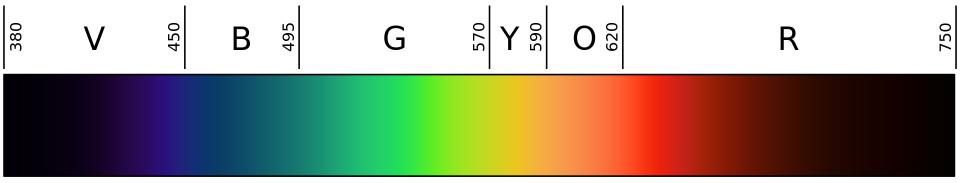
#> input picture Linear_visible_spectrum.png, 1920 x 365 px (shown at 1/2 size)
$ python make_color_spectrum.py
#> lines starting #> are read from the running program, lines starting #| are printed output that depends on the picture
# These functions written by Ryan Anderson (rbanderson@usgs.gov), March 10, 2021.
# Adapted from SuperCam-specific scripts to be more generic.

from skimage import io
import numpy as np
import scipy.interpolate as interp
import matplotlib.pyplot as plot

def get_color_lookup(input_wvls, use_spectrum_on_gray = False):
    #load the image
#> called with input_wvls = array of shape (7000,), use_spectrum_on_gray = False
    if use_spectrum_on_gray:
        spect_img_path = "Rendered_Spectrum.png"
        spect_img = io.imread(spect_img_path)

        # take a slice of the image, containing just the colors (no margins, etc)
        spect_colors = spect_img[45, 33:1589, 0:3] / 255

        # create an array with values corresponding to the wavelength scale on the image
        wvl_range = (740.0 - 360.0)
        spect_wvls = np.array(list(range(spect_colors.shape[0]))) / spect_colors.shape[0] * wvl_range + 360
        fillval = 0.58823529

    else:
        spect_img_path = "Linear_visible_spectrum.png"

        spect_img = io.imread(spect_img_path)
#> spect_img is the input picture: shape (365, 1920, 4); mean R, G, B, A 47.4, 43.2, 26.3, 146.6

        #take a slice of the image, containing just the colors (no margins, etc)
        spect_colors = spect_img[200,7:1909,0:3]/255
#> spect_colors = 1902 rows, first 8: [0, 0, 0], [0, 0, 0], [0.00392, 0, 0.00784], [0.00784, 0, 0.0196], [0.00784, 0, 0.0196], [0.00784, 0, 0.0196], [0.00784, 0, 0.0196], [0.00784, 0, 0.0196]

        #create an array with values corresponding to the wavelength scale on the image
        wvl_range = (750.0-380.0)
        spect_wvls = np.array(list(range(spect_colors.shape[0])))/spect_colors.shape[0]*wvl_range+380
#> spect_wvls = 1902 values from 380 to 749.8
        fillval = 0

    #for each color (R,G,B) interpolate the values from the spectrum image onto the input wavelengths
    #(for values outside the spectrum image range, use black)
    f_red = interp.interp1d(spect_wvls, spect_colors[:, 0], bounds_error=False, fill_value=fillval)
    f_green = interp.interp1d(spect_wvls, spect_colors[:, 1], bounds_error=False, fill_value=fillval)
    f_blue = interp.interp1d(spect_wvls, spect_colors[:, 2], bounds_error=False, fill_value=fillval)

    input_red = f_red(input_wvls)
#> input_red = 7000 values, max 0.992 at index 4191, min 0 at index 0, mean 0.181
    input_green = f_green(input_wvls)
#> input_green = 7000 values, max 0.929 at index 3444, min 0 at index 0, mean 0.165
    input_blue = f_blue(input_wvls)
#> input_blue = 7000 values, max 0.502 at index 2442, min 0 at index 0, mean 0.101

    #return the rgb values for each input wvl
    return np.vstack((input_red, input_green, input_blue)).T

def color_lineplot(ax, x,y,colors):
    # plot the spectrum segment by segment, using the specified colors
    # (This assumes that the segments are small compared to the change in color over the spectrum.
    # Could look weird for low spectral resolution.)
    for i in range(len(x)):
        try:
            ax.plot(x[i:i+2],y[i:i+2], color = colors[i], linewidth = 2, solid_capstyle= 'round')
        except:
            pass

########## Example #########

#make a fake wvl array and matching fake data (substitute real data here)
wvls = np.arange(200,900,0.1)
fake_spect = np.sin(wvls/np.pi)

#look up rgb colors matching each wvl
color_values = get_color_lookup(wvls, use_spectrum_on_gray=False)

#get indices for three spectral ranges
range1_ind = np.all((wvls > 240, wvls < 340), axis=0)
range2_ind = np.all((wvls > 379, wvls < 465), axis=0)
range3_ind = np.all((wvls > 535, wvls < 855), axis=0)

fig, (ax1, ax2, ax3) = plot.subplots(1, 3, figsize=(10,4))
# plot color coded lines
color_lineplot(ax1, wvls[range1_ind], fake_spect[range1_ind], color_values[range1_ind])
color_lineplot(ax2, wvls[range2_ind], fake_spect[range2_ind], color_values[range2_ind])
color_lineplot(ax3, wvls[range3_ind], fake_spect[range3_ind], color_values[range3_ind])

# narrow plot spacing
plot.subplots_adjust(wspace=0.01)

# remove yticks
ax1.set_yticks([])
ax2.set_yticks([])
ax3.set_yticks([])

# labels
ax1.set_ylabel('Y Axis Title')
ax2.set_xlabel('X Axis Title')

# titles
fig.suptitle('Example colorized spectrum')
ax1.set_title('Range 1')
ax2.set_title('Range 2')
ax3.set_title('Range 3')

# plot.show()
dpi = 1000
plot.savefig('example_fig_' + str(dpi) + 'dpi.png', dpi=dpi)
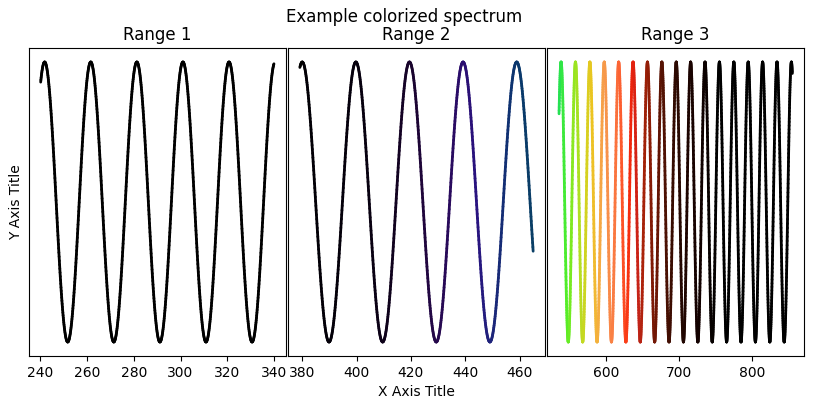
#> figure drawn by matplotlib, 3 panels
